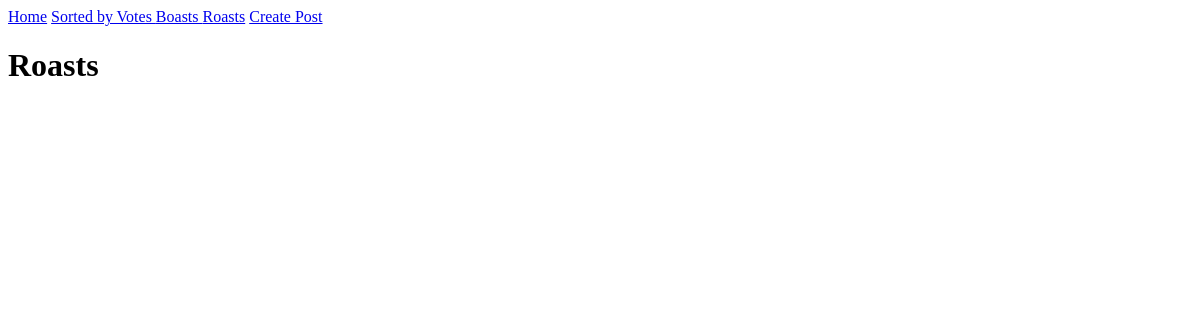
The page /roasts/ on the database as committed earlier.
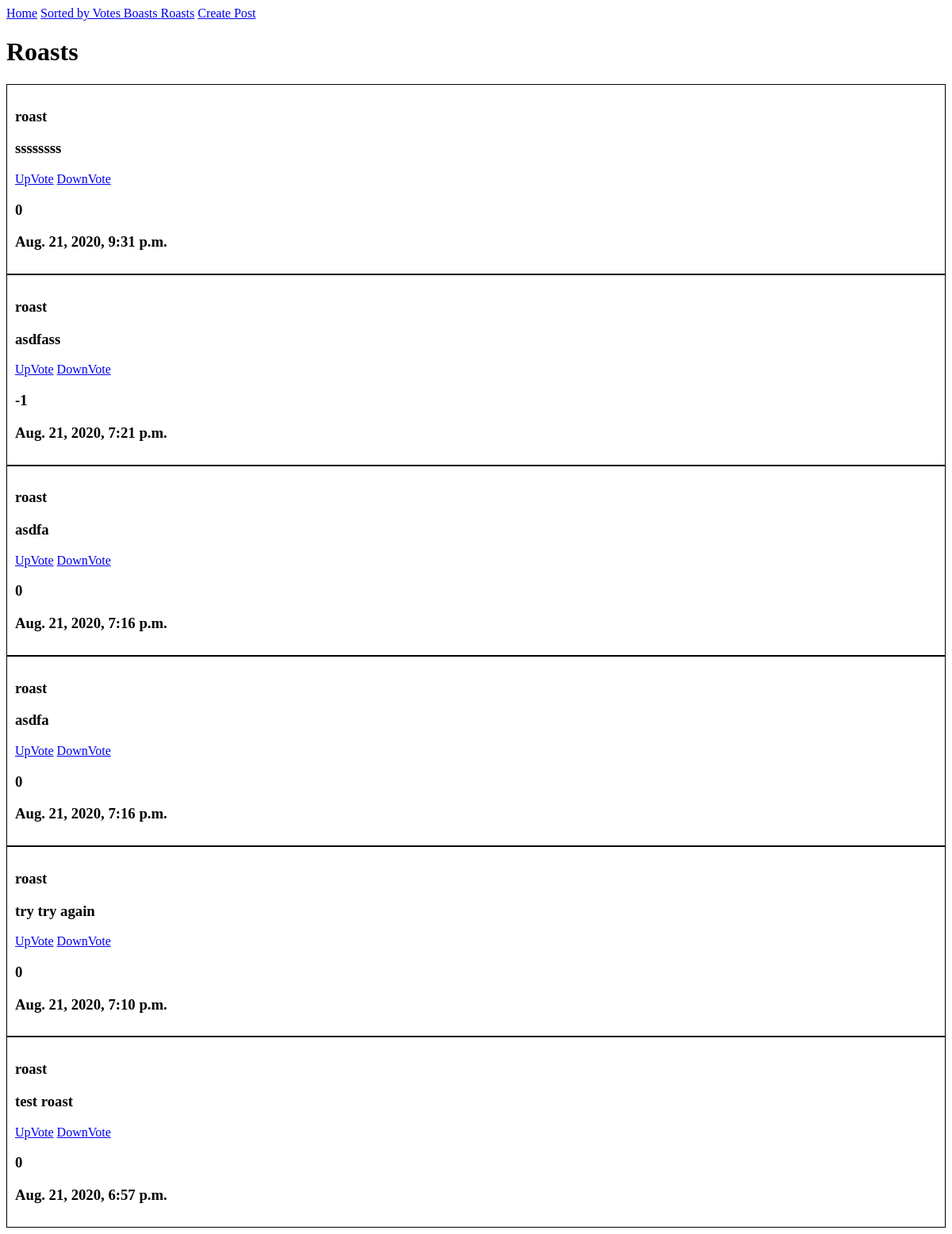
The same page on the database as committed later.
### ghostpost_app/models.py (models this page shows, shortened)
class BoastsRoastsModel(models.Model):
    isboast = models.BooleanField()
    post_body = models.CharField( max_length=280)
    post_upvote = models.IntegerField(default=0)
    post_downvote = models.IntegerField(default=0)
    date_created = models.DateTimeField(auto_now_add=True)
    s_key = models.CharField(max_length=10)
    @property
    def total(self):
        total =   self.post_upvote + self.post_downvote
        return total

### ghostpost_app/views.py (the view)
# urls.py: path('roasts/',views.roasts,name="roasts_page" ),
def roasts(request):
    all_roasts = models.BoastsRoastsModel.objects.filter(isboast=False).order_by('-date_created')
    return render(request,'roasts.htm',{'all_roasts':all_roasts})

### ghostpost_app/templates/roasts.htm
{% include 'navbar.htm' %}
<div class="">
    <h1>Roasts </h1>
</div>
{%for item in all_roasts %}
<div style="border: 1px solid black; padding:10px;">
    {%if item.isboast == True%}
    <h3>Boast</h3>
    {%else %}
    <h3>roast</h3>
    {%endif%}
    <h3>{{item.post_body}}</h3>
    <a href="{% url 'upvote_page' item.id  %}">UpVote</a>
    <a href="{% url 'downvote_page' item.id  %}">DownVote</a>
    <h3>{{item.total}}</h3>
    <h3>{{item.date_created}}</h3>
</div>
{%endfor %}

Rows that differ between the two databases and show on the page:
added BoastsRoastsModel: isboast "roast", post_body "ssssssss", total "0", date_created "Aug. 21, 2020, 9:31 p.m."
added BoastsRoastsModel: isboast "roast", post_body "asdfass", total "-1", date_created "Aug. 21, 2020, 7:21 p.m."
added BoastsRoastsModel: isboast "roast", post_body "asdfa", total "0", date_created "Aug. 21, 2020, 7:16 p.m."
added BoastsRoastsModel: isboast "roast", post_body "asdfa", total "0", date_created "Aug. 21, 2020, 7:16 p.m."
added BoastsRoastsModel: isboast "roast", post_body "try try again", total "0", date_created "Aug. 21, 2020, 7:10 p.m."
added BoastsRoastsModel: isboast "roast", post_body "test roast", total "0", date_created "Aug. 21, 2020, 6:57 p.m."
